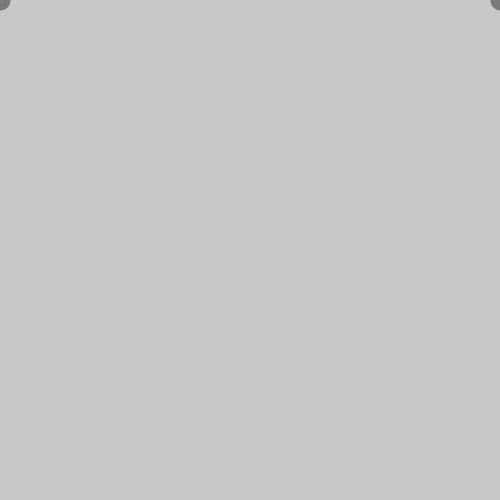
Frame 1 (no input)
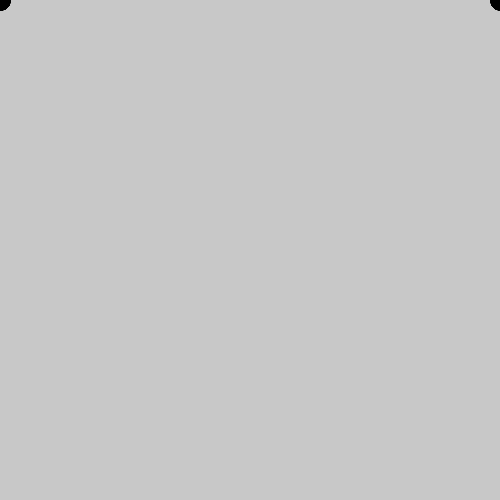
Frame 60 (the mouse pressed at the canvas centre just before this capture)
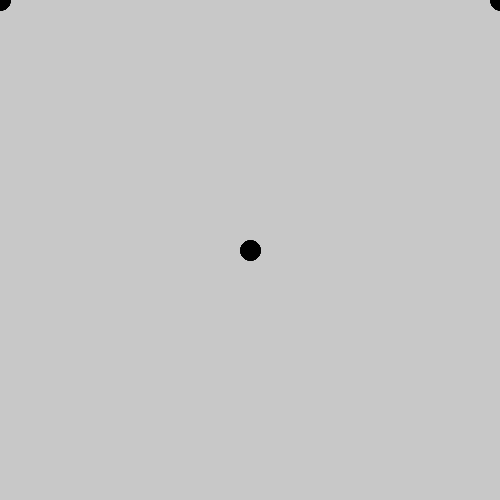
Frame 120 (the mouse held since frame 60 and released just before this capture)

The Processing sketch that drew these frames (run headless with seeded random() and noise(); from frame 60 on, the mouse is pressed at the canvas centre):

// Processing sketch: processing_13380
// ── processing_13380.pde

// Un premier programme de dessin
// PrPierre, 2008

void setup() {
  size(500, 500);
  background(200);
  smooth(); 
  strokeWeight(20);
  stroke(0, 100);
}

void draw() {
  point(mouseX, mouseY);
  point(width-mouseX, mouseY);

  ///// Variante pour une symetrie centrale : ajouter
  //point(mouseX,height-mouseY);
  //point(width-mouseX,height-mouseY);
}
